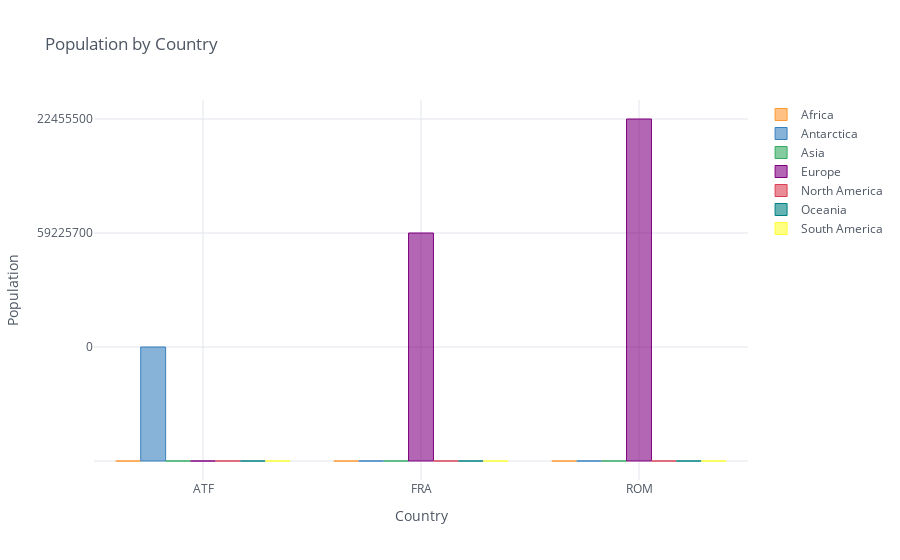

The cell this chart's notebook holds for it:
### Code cell
# Barplot o grafico de barras
data2_muestra = data2[data2.index.isin(["ROM","ATF","FRA"])]
# plotting
data2_muestra.iplot(kind='bar', xTitle='Country',
                           yTitle='Population', title='Population by Country')

### Figure 1 — Plotly figure (JSON) as saved in the notebook; plotly's stock layout.template omitted (floating-point values rounded to 4 significant figures)
{"data": [{"marker": {"color": "rgba(255, 153, 51, 0.6)", "line": {"color": "rgba(255, 153, 51, 1.0)", "width": 1}}, "name": "Africa", "orientation": "v", "text": "", "type": "bar", "x": ["ATF", "FRA", "ROM"], "y": ["", "", ""]}, {"marker": {"color": "rgba(55, 128, 191, 0.6)", "line": {"color": "rgba(55, 128, 191, 1.0)", "width": 1}}, "name": "Antarctica", "orientation": "v", "text": "", "type": "bar", "x": ["ATF", "FRA", "ROM"], "y": [0, "", ""]}, {"marker": {"color": "rgba(50, 171, 96, 0.6)", "line": {"color": "rgba(50, 171, 96, 1.0)", "width": 1}}, "name": "Asia", "orientation": "v", "text": "", "type": "bar", "x": ["ATF", "FRA", "ROM"], "y": ["", "", ""]}, {"marker": {"color": "rgba(128, 0, 128, 0.6)", "line": {"color": "rgba(128, 0, 128, 1.0)", "width": 1}}, "name": "Europe", "orientation": "v", "text": "", "type": "bar", "x": ["ATF", "FRA", "ROM"], "y": ["", 59225700, 22455500]}, {"marker": {"color": "rgba(219, 64, 82, 0.6)", "line": {"color": "rgba(219, 64, 82, 1.0)", "width": 1}}, "name": "North America", "orientation": "v", "text": "", "type": "bar", "x": ["ATF", "FRA", "ROM"], "y": ["", "", ""]}, {"marker": {"color": "rgba(0, 128, 128, 0.6)", "line": {"color": "rgba(0, 128, 128, 1.0)", "width": 1}}, "name": "Oceania", "orientation": "v", "text": "", "type": "bar", "x": ["ATF", "FRA", "ROM"], "y": ["", "", ""]}, {"marker": {"color": "rgba(255, 255, 51, 0.6)", "line": {"color": "rgba(255, 255, 51, 1.0)", "width": 1}}, "name": "South America", "orientation": "v", "text": "", "type": "bar", "x": ["ATF", "FRA", "ROM"], "y": ["", "", ""]}], "layout": {"legend": {"bgcolor": "#FFFFFF", "font": {"color": "#4D5663"}}, "paper_bgcolor": "#FFFFFF", "plot_bgcolor": "#FFFFFF", "title": {"font": {"color": "#4D5663"}, "text": "Population by Country"}, "xaxis": {"gridcolor": "#E1E5ED", "showgrid": true, "tickfont": {"color": "#4D5663"}, "title": {"font": {"color": "#4D5663"}, "text": "Country"}, "zerolinecolor": "#E1E5ED"}, "yaxis": {"gridcolor": "#E1E5ED", "showgrid": true, "tickfont": {"color": "#4D5663"}, "title": {"font": {"color": "#4D5663"}, "text": "Population"}, "zerolinecolor": "#E1E5ED"}}}
